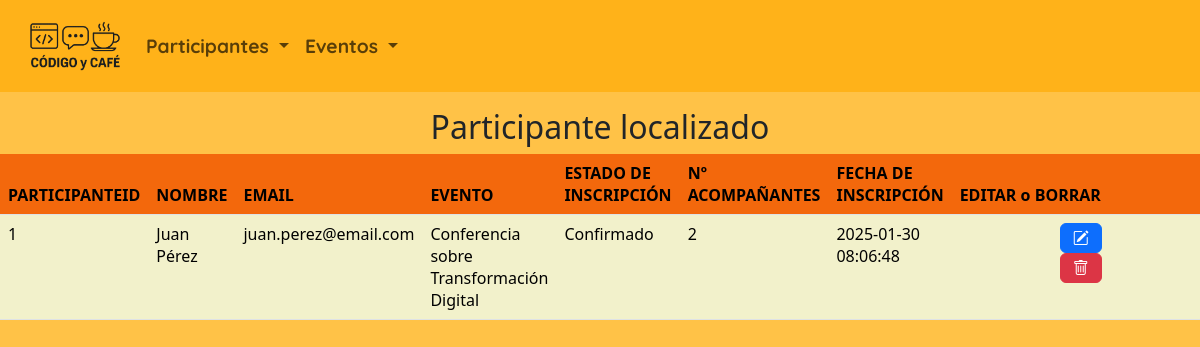
The app's page /proceso_buscar_participante.php?txtIdParticipante=1 with its own data.
### tables this page shows
CREATE TABLE `participantes` (
  `participante_id` int NOT NULL,
  `participante_nombre` varchar(255) NOT NULL,
  `participante_email` varchar(255) NOT NULL,
  `evento_id` int NOT NULL,
  `inscripcion_estado` enum('Pendiente','Confirmado','Cancelado') DEFAULT 'Pendiente',
  `numero_acompanantes` int DEFAULT '0',
  `inscripcion_fecha` timestamp NULL DEFAULT CURRENT_TIMESTAMP
);

CREATE TABLE `eventos` (
  `evento_id` int NOT NULL,
  `evento_nombre` varchar(255) NOT NULL,
  `evento_descripcion` text,
  `evento_imagen` varchar(255) DEFAULT NULL,
  `evento_fecha` datetime NOT NULL,
  `evento_localizacion` varchar(255) NOT NULL,
  `evento_organizador` varchar(255) DEFAULT NULL
);

### proceso_buscar_participante.php (the view, shortened to what this page needs)
<?php
$conexion = obtenerConexion();
$idparticipante = $_GET['txtIdParticipante'];
$sql = "SELECT p.*, e.evento_nombre AS evento FROM participantes p, eventos e
WHERE e.evento_id = p.evento_id
AND participante_id = $idparticipante;";
$resultado = mysqli_query($conexion, $sql);
$fila = mysqli_fetch_assoc($resultado);
if ($fila) {
    $mensaje = "<h2 class='text-center'>Participante localizado</h2>";
    $mensaje .= "<table class='table table-striped'>";
    $mensaje .= "<thead><tr><th>PARTICIPANTEID</th><th>NOMBRE</th><th>EMAIL</th><th>EVENTO</th><th>ESTADO DE INSCRIPCIÓN</th><th>Nº ACOMPAÑANTES</th><th>FECHA DE INSCRIPCIÓN</th><th>EDITAR o BORRAR</th></tr></thead>";
    $mensaje .= "<tbody>";
    $mensaje .= "<tr><td>" . $fila['participante_id'] . "</td>";
    $mensaje .= "<td>" . $fila['participante_nombre'] . "</td>";
    $mensaje .= "<td>" . $fila['participante_email'] . "</td>";
    $mensaje .= "<td>" . $fila['evento'] . "</td>";
    $mensaje .= "<td>" . $fila['inscripcion_estado'] . "</td>";
    $mensaje .= "<td>" . $fila['numero_acompanantes'] . "</td>";
    $mensaje .= "<td>" . $fila['inscripcion_fecha'] . "</td>";
    $mensaje .= "<td><form class='d-inline me-1' action='editar_participante.php' method='post'>";
    $mensaje .= "<input type='hidden' name='participante' value='" . htmlspecialchars(json_encode($fila), ENT_QUOTES) . "' />";
    $mensaje .= "<button name='Editar' class='btn btn-primary'><i class='bi bi-pencil-square'></i></button></form>";
    $mensaje .= "<form class='d-inline' action='proceso_borrar_participante.php' method='post'>";
    $mensaje .= "<input type='hidden' name='idparticipante' value='$idparticipante'/>";
    $mensaje .= "<button class='btn btn-danger'><i class='bi bi-trash'></i></button></form></td>";
    $mensaje .= "</tr></tbody></table>";
} else {
    $mensaje = "<h2 class='text-center mt-5'>El participante con id $idparticipante no está registrado</h2>";
}
echo $mensaje;
?>

### records on screen
participantes: participante_id "1", participante_nombre "Juan Pérez", participante_email "juan.perez@email.com", evento.evento_nombre "Conferencia sobre Transformación Digital", inscripcion_estado "Confirmado", numero_acompanantes "2", inscripcion_fecha "2025-01-30 08:06:48"
